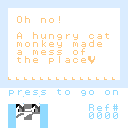

Rendered tile map (Tiled .tmx) drawn with the repository's tilesets; below, a short description and the full map source, tile grids included:
An orthogonal 16x16 tile map with 8x8 px tiles, 1 tile layer (Tile Layer 1).

<map version="1.0" orientation="orthogonal" width="16" height="16" tilewidth="8" tileheight="8">
 <tileset firstgid="1" name="BG0_ROM" tilewidth="8" tileheight="8">
  <image source="../../cube/tilerom/tilerom-atlas.png" width="1024" height="1024" />
 </tileset>
 <layer name="Tile Layer 1" width="16" height="16">
  <data encoding="csv">
9095,9097,9097,9097,9097,9097,9097,9097,9097,9097,9097,9097,9097,9097,9097,9099,
9101,9217,9217,9217,9217,9217,9217,9217,9217,9217,9217,9217,9217,9217,9217,9107,
9101,9217,9264,9289,9217,9295,9296,9218,9217,9217,9217,9217,9217,9217,9217,9115,
9101,9217,9217,9217,9217,9217,9217,9217,9217,9217,9217,9217,9217,9217,9217,9115,
9101,9217,9250,9217,9289,9302,9295,9288,9299,9306,9217,9284,9282,9301,9217,9115,
9101,9217,9294,9296,9295,9292,9286,9306,9217,9294,9282,9285,9286,9217,9217,9115,
9101,9217,9282,9217,9294,9286,9300,9300,9217,9296,9287,9217,9217,9217,9217,9115,
9101,9217,9301,9289,9286,9217,9297,9293,9282,9284,9286,9527,9217,9217,9217,9115,
9101,9217,9217,9217,9217,9217,9217,9217,9217,9217,9217,9217,9217,9217,9217,9115,
9101,9596,9596,9596,9596,9596,9596,9596,9596,9596,9596,9596,9596,9596,9596,9115,
9123,9125,9127,9127,9127,9127,9127,9127,9127,9127,9127,9127,9127,9127,9127,9129,
8193,8273,8275,8262,8276,8276,8193,8277,8272,8193,8264,8272,8193,8272,8271,8193,
8193,8193,8468,8193,8468,8193,8193,8193,8193,8193,8193,8193,8193,8193,8193,8193,
8193,8590,776,5434,776,8600,8193,8193,8193,8193,8193,8243,8262,8263,8196,8193,
8193,8590,5359,5360,5361,8600,8193,8193,8193,8193,8193,8209,8209,8209,8209,8193,
8193,8612,5121,5121,5121,8622,8193,8193,8193,8193,8193,8193,8193,8193,8193,8193
</data>
 </layer>
</map>